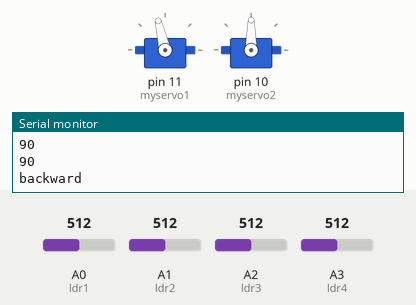
Simulated run of this sketch. Board: Arduino Uno, built with avr-gcc and run on an emulated ATmega328P. On the bench: 2 × servo, the last lines printed to the serial monitor. Inputs (shaded band) come from the test bench; at power-on: A0 (ldr1) = 512, A2 (ldr3) = 512, A1 (ldr2) = 512, A3 (ldr4) = 512.

Above: at 1.26 s.
1.3 s: A0 (ldr1) set to 558
4.3 s: A0 (ldr1) set to 582
5.8 s: A2 (ldr3) set to 613
7.3 s: A2 (ldr3) set to 637
At 7.48 s:
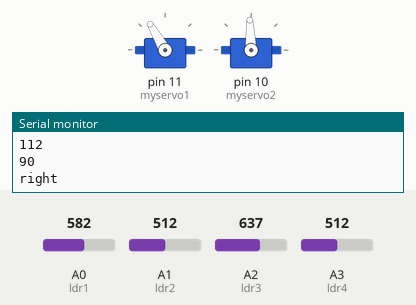
At 8.7 s:
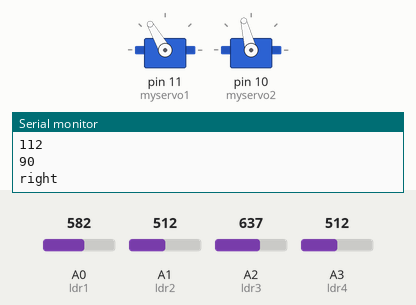
10.3 s: A1 (ldr2) set to 482
At 10.52 s:
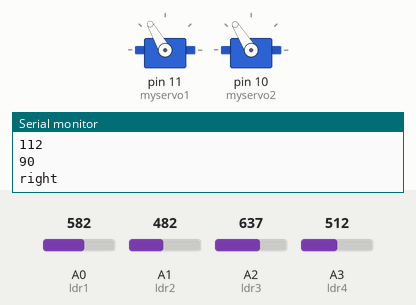
13.3 s: A1 (ldr2) set to 454
At 13.61 s:
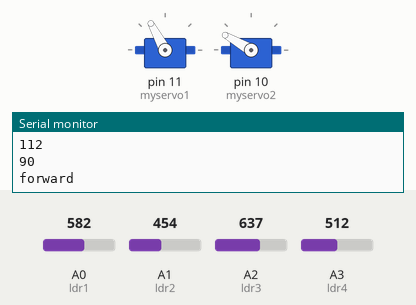
Timing chart, 0 to 19.0 s (numbered marks = the images above; inputs shaded):
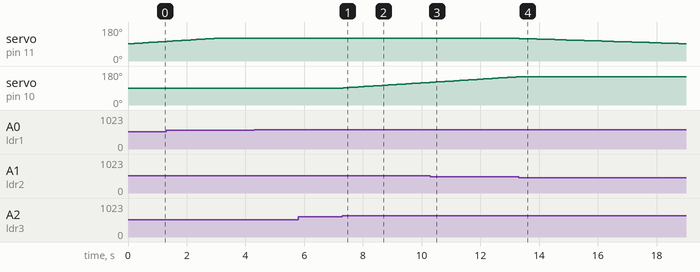

Measured:
- the behaviour switches between 630 and 631 on A2 (ldr3) (found by bisection; images 0 and 1)
- the behaviour switches between 472 and 471 on A1 (ldr2) (found by bisection; images 3 and 4)
- after the input at 7.3 s, servo on pin 10 (myservo2): moves from 90° to 120° over 2.9 s, starting at once
- after the input at 13.3 s, servo on pin 11 (myservo1): moves from 120° to 91° over 5.6 s, starting at once

The sketch:

workshop.ino
```cpp
#include <Servo.h>

Servo myservo1;
Servo myservo2;
int ldr1 = A0;
int ldr2 = A1;
int ldr3 = A2;
int ldr4 = A3;
int val1;
int val2;
int val3;
int val4;
int pos1=90;
int pos2=90;
int sen = 20;
int del = 100;

void setup()
{
  myservo1.attach(11);
  Serial.begin(9600);
  myservo1.write(pos1);
  myservo2.attach(10);
  Serial.begin(9600);
  myservo2.write(pos2);
}


void loop()
{
  val1 = analogRead(ldr1);
  val2 = analogRead(ldr2);
  val3 = analogRead(ldr3);
  val4 = analogRead(ldr4);
  val1 = map(val1, 0, 1023, 0, 180);
  val2 = map(val2, 0, 1023, 0, 180);
  val3 = map(val3, 0, 1023, 0, 180);
  val4 = map(val4, 0, 1023, 0, 180);
  Serial.println(val1);
  Serial.println(val2);
  Serial.println(val3);
  Serial.println(val4);
  if(val1 < (val2+sen))
  {
    if((val2+sen-val1) > 10)
      {
      if(pos1<120)
        pos1=pos1+1;
      myservo1.write(pos1);
      Serial.println("backward");
      delay(del);
      }
  }
  else if(val2 < (val1+sen))
  {
    if((val1+sen-val2) > 10)
      {
      if(pos1>60)
        pos1=pos1-1;
      myservo1.write(pos1);
      Serial.println("forward");
      delay(del);
      }
  }
  if(val3 > (val4+sen))
  {

      if(pos2<150)
        pos2=pos2+1;
      myservo2.write(pos2);
      Serial.println("right");
      delay(del);

  }
  else if(val4 > (val3+sen))
  {

      if(pos2>30)
        pos2=pos2-1;
      myservo2.write(pos2);
      Serial.println("left");
      delay(del);

  }

}
```
